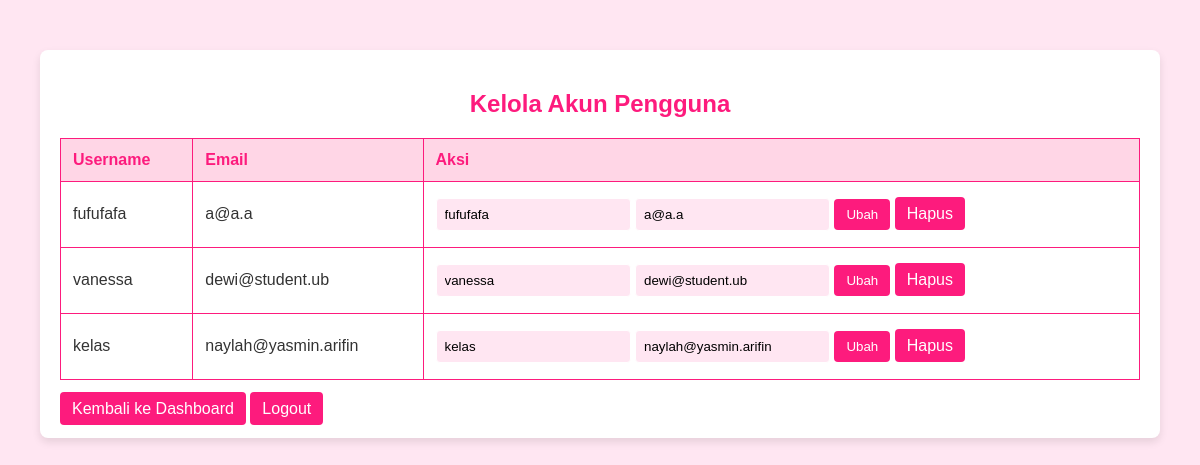
Screenshot of /kelola_akun.php (signed in) with the database file from the repository.
### tables this page shows
CREATE TABLE `users` (
  `id` int(11) NOT NULL,
  `username` varchar(50) NOT NULL,
  `password` varchar(255) NOT NULL,
  `email` varchar(255) NOT NULL,
  `profile_pic` varchar(255) DEFAULT NULL,
  `role` enum('user','admin') DEFAULT 'user'
);

### kelola_akun.php (the view, shortened to what this page needs)
<?php
$host = 'localhost';
$user = 'root';
$password = '';
$dbname = 'perpuspemweb';
$conn = new mysqli($host, $user, $password, $dbname);
$sql = "SELECT id, username, email FROM users";
$result = $conn->query($sql);
?>
<!DOCTYPE html>
<html lang="en">
<head>
</head>
<body>
    <div class="container">
        <h2>Kelola Akun Pengguna</h2>
        <table class="table">
            <thead>
                <tr>
                    <th>Username</th>
                    <th>Email</th>
                    <th>Aksi</th>
                </tr>
            </thead>
            <tbody>
                <?php while ($row = $result->fetch_assoc()) { ?>
                    <tr>
                        <td><?php echo htmlspecialchars($row['username']); ?></td>
                        <td><?php echo htmlspecialchars($row['email']); ?></td>
                        <td>
                            <form method="POST" style="display: inline;">
                                <input type="text" name="new_username" value="<?php echo htmlspecialchars($row['username']); ?>" required>
                                <input type="email" name="new_email" value="<?php echo htmlspecialchars($row['email']); ?>" required>
                                <button type="submit" class="btn-primary">Ubah</button>
                            </form>
                            <a href="?delete_id=<?php echo $row['id']; ?>" class="btn-danger" onclick="return confirm('Apakah Anda yakin ingin menghapus pengguna ini?');">Hapus</a>
                        </td>
                    </tr>
                <?php } ?>
            </tbody>
        </table>
        <a href="dashboard_admin.php" class="btn-primary">Kembali ke Dashboard</a>
        <a href="logout.php" class="btn-danger">Logout</a>
    </div>
</body>
</html>

### kelola_akun.php (style rules this page uses)
body { font-family: Arial, sans-serif; margin: 0; padding: 0; background-color: #ffe6f2; color: #333; }
.container { width: 90%; max-width: 1200px; margin: 50px auto; padding: 20px; background-color: #ffffff; border-radius: 8px; box-shadow: 0 4px 8px rgba(0, 0, 0, 0.1); }
h2 { text-align: center; margin-bottom: 20px; color: #fd1b7d; }
.table { width: 100%; border-collapse: collapse; margin: 20px 0; }
.table th, .table td { border: 1px solid #fd1b7d; padding: 12px; text-align: left; }
.table th { background-color: #ffd6e6; color: #fd1b7d; }
.btn-primary { background-color: #fd1b7d; color: #fff; padding: 8px 12px; border: none; border-radius: 4px; text-decoration: none; cursor: pointer; transition: background-color 0.3s ease; }
.btn-danger { background-color: #fd1b7d; color: #fff; padding: 8px 12px; border: none; border-radius: 4px; text-decoration: none; cursor: pointer; transition: background-color 0.3s ease; }
form input[type="text"], form input[type="email"] { padding: 8px; margin: 4px 0; border: 1px solid #ffffff; border-radius: 4px; width: auto; background-color: #ffe6f2; }
form button { margin-top: 4px; }

### rows the page displays
users: username "fufufafa", email "a@a.a", new_username "fufufafa", new_email "a@a.a"
users: username "vanessa", email "dewi@student.ub", new_username "vanessa", new_email "dewi@student.ub"
users: username "kelas", email "naylah@yasmin.arifin", new_username "kelas", new_email "naylah@yasmin.arifin"
